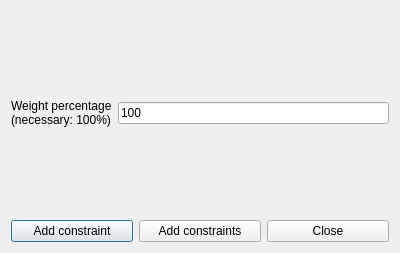
<?xml version="1.0" encoding="UTF-8"?>
<ui version="4.0">
 <class>AddConstraintTeachersMaxTwoConsecutiveMorningsForm_template</class>
 <widget class="QDialog" name="AddConstraintTeachersMaxTwoConsecutiveMorningsForm_template">
  <property name="geometry">
   <rect>
    <x>0</x>
    <y>0</y>
    <width>400</width>
    <height>253</height>
   </rect>
  </property>
  <property name="windowTitle">
   <string extracomment="This is the title of the dialog to add a new constraint of this type">Add teachers max two consecutive mornings</string>
  </property>
  <layout class="QVBoxLayout" name="verticalLayout_2">
   <item>
    <spacer name="verticalSpacer">
     <property name="orientation">
      <enum>Qt::Vertical</enum>
     </property>
     <property name="sizeHint" stdset="0">
      <size>
       <width>20</width>
       <height>27</height>
      </size>
     </property>
    </spacer>
   </item>
   <item>
    <layout class="QHBoxLayout" name="horizontalLayout_2">
     <item>
      <widget class="QLabel" name="weightTextLabel">
       <property name="frameShape">
        <enum>QFrame::NoFrame</enum>
       </property>
       <property name="frameShadow">
        <enum>QFrame::Plain</enum>
       </property>
       <property name="text">
        <string>Weight percentage
(necessary: 100%)</string>
       </property>
       <property name="wordWrap">
        <bool>false</bool>
       </property>
      </widget>
     </item>
     <item>
      <widget class="QLineEdit" name="weightLineEdit">
       <property name="text">
        <string notr="true">100</string>
       </property>
      </widget>
     </item>
    </layout>
   </item>
   <item>
    <spacer name="verticalSpacer_3">
     <property name="orientation">
      <enum>Qt::Vertical</enum>
     </property>
     <property name="sizeHint" stdset="0">
      <size>
       <width>20</width>
       <height>27</height>
      </size>
     </property>
    </spacer>
   </item>
   <item>
    <layout class="QHBoxLayout" name="horizontalLayout">
     <item>
      <widget class="QPushButton" name="addConstraintPushButton">
       <property name="text">
        <string>Add constraint</string>
       </property>
      </widget>
     </item>
     <item>
      <widget class="QPushButton" name="addConstraintsPushButton">
       <property name="text">
        <string>Add constraints</string>
       </property>
      </widget>
     </item>
     <item>
      <widget class="QPushButton" name="closePushButton">
       <property name="text">
        <string>Close</string>
       </property>
      </widget>
     </item>
    </layout>
   </item>
  </layout>
 </widget>
 <layoutdefault spacing="6" margin="11"/>
 <resources/>
 <connections/>
</ui>
